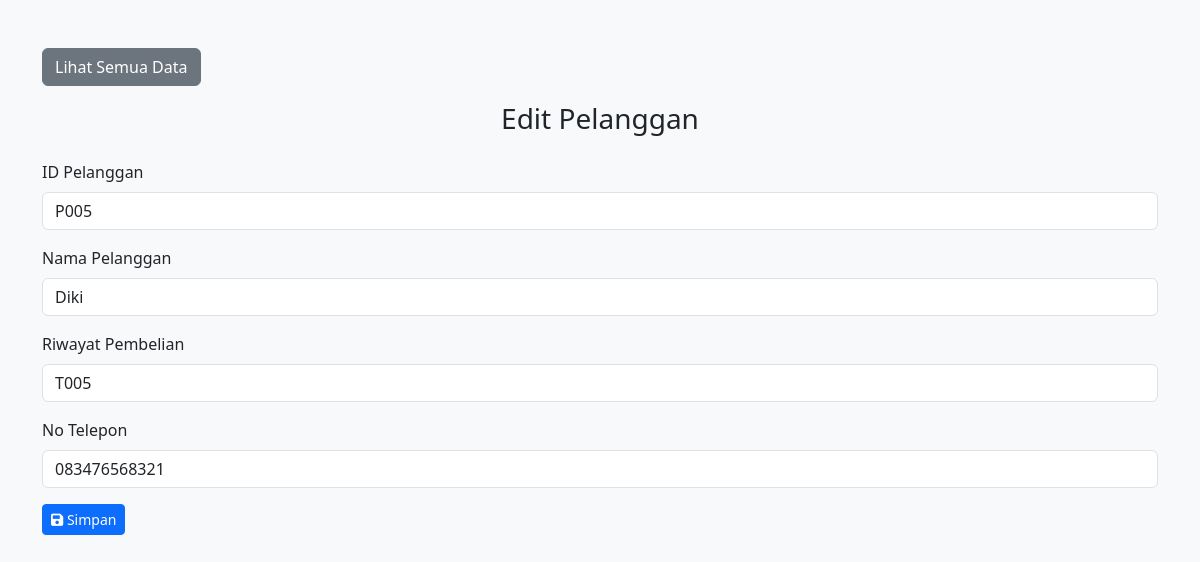
The page /pelanggan/edit.php?id_pelanggan=P005 (signed in) on the database its author committed.
### tables this page shows
CREATE TABLE `pelanggan` (
  `id_pelanggan` varchar(10) NOT NULL,
  `nama_pelanggan` varchar(100) NOT NULL,
  `riwayat_pembelian` varchar(10) DEFAULT NULL,
  `no_telepon` varchar(15) DEFAULT NULL
);

### pelanggan/edit.php (the view, shortened to what this page needs)
<!DOCTYPE html>
<html>
<head>
    <link href="https://cdn.jsdelivr.net/npm/bootstrap@5.3.0/dist/css/bootstrap.min.css" rel="stylesheet">
    <link href="https://cdnjs.cloudflare.com/ajax/libs/font-awesome/6.0.0-beta3/css/all.min.css" rel="stylesheet">
</head>
<body class="bg-light">
    <div class="container mt-5">
        <a href="index.php" class="btn btn-secondary mb-3">Lihat Semua Data</a>
        <h3 class="text-center mb-4">Edit Pelanggan</h3>
        <?php
        include '../koneksi.php';
        $id_pelanggan = $_GET['id_pelanggan'];
        $query_mysql = mysqli_query($koneksi, "SELECT * FROM pelanggan WHERE id_pelanggan='$id_pelanggan'");
        $data = mysqli_fetch_array($query_mysql);
        $id_pelanggan = isset($_GET['id_pelanggan']) ? $_GET['id_pelanggan'] : $data['id_pelanggan'];
        $nama_pelanggan = isset($_GET['nama_pelanggan']) ? $_GET['nama_pelanggan'] : $data['nama_pelanggan'];
        $riwayat_pembelian = isset($_GET['riwayat_pembelian']) ? $_GET['riwayat_pembelian'] : $data['riwayat_pembelian'];
        $no_telepon = isset($_GET['no_telepon']) ? $_GET['no_telepon'] : $data['no_telepon'];
        ?>
        <form action="proses_edit.php" method="post">
            <div class="mb-3">
                <label for="id_pelanggan" class="form-label">ID Pelanggan</label>
                <input type="text" class="form-control" id="id_pelanggan" name="id_pelanggan" pattern="P\d{3}" title="Format : PXXX" value="<?php echo $id_pelanggan; ?>" required>
            </div>
            <div class="mb-3">
                <label for="nama_pelanggan" class="form-label">Nama Pelanggan</label>
                <input type="text" class="form-control" id="nama_pelanggan" name="nama_pelanggan" value="<?php echo $nama_pelanggan; ?>" required>
            </div>
            <div class="mb-3">
                <label for="riwayat_pembelian" class="form-label">Riwayat Pembelian</label>
                <input type="text" class="form-control" id="riwayat_pembelian" name="riwayat_pembelian" pattern="T\d{3}" title="Format : TXXX" value="<?php echo $riwayat_pembelian; ?>" required>
            </div>
            <div class="mb-3">
                <label for="no_telepon" class="form-label">No Telepon</label>
                <input type="number" class="form-control" id="no_telepon" name="no_telepon" value="<?php echo $no_telepon; ?>" required>
            </div>
            <button type="submit" class="btn btn-primary btn-sm" title="Simpan">
                <i class="fas fa-save"></i> Simpan
            </button>
        </form>
    </div>
</body>
</html>

### rows shown on the page
pelanggan: nama_pelanggan "Diki", riwayat_pembelian "T005", no_telepon "083476568321"
